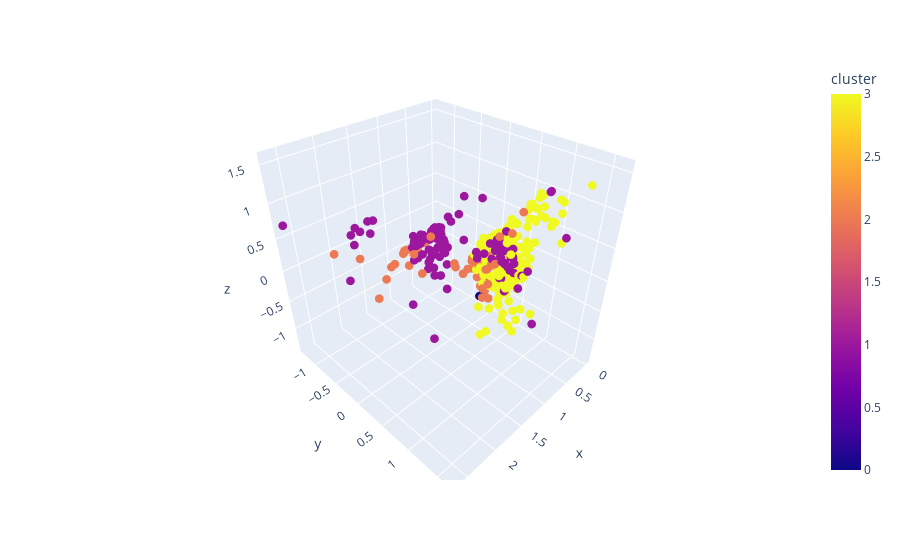

The notebook cell this image was saved under:
### Markdown cell above
# When K = 4, the visualization

### Code cell
# It seems that we can see these clusters clearly.
show_kmeans_cluster(4)

### Figure 1 — Plotly figure (JSON) as saved in the notebook; plotly's stock layout.template omitted (floating-point values rounded to 4 significant figures; data arrays with more than 128 entries replaced by an {"elided": "..."} marker saying what was removed)
{"data": [{"hovertemplate": "x=%{x}<br>y=%{y}<br>z=%{z}<br>cluster=%{marker.color}<extra></extra>", "legendgroup": "", "marker": {"color": {"elided": "828 int values"}, "coloraxis": "coloraxis", "size": 3, "symbol": "circle"}, "mode": "markers", "name": "", "scene": "scene", "showlegend": false, "type": "scatter3d", "x": {"elided": "828 float values"}, "y": {"elided": "828 float values"}, "z": {"elided": "828 float values"}}], "layout": {"coloraxis": {"colorbar": {"title": {"text": "cluster"}}, "colorscale": [[0, "#0d0887"], [0.1111, "#46039f"], [0.2222, "#7201a8"], [0.3333, "#9c179e"], [0.4444, "#bd3786"], [0.5556, "#d8576b"], [0.6667, "#ed7953"], [0.7778, "#fb9f3a"], [0.8889, "#fdca26"], [1, "#f0f921"]]}, "legend": {"tracegroupgap": 0}, "margin": {"t": 60}, "scene": {"domain": {"x": [0, 1], "y": [0, 1]}, "xaxis": {"title": {"text": "x"}}, "yaxis": {"title": {"text": "y"}}, "zaxis": {"title": {"text": "z"}}}}}
